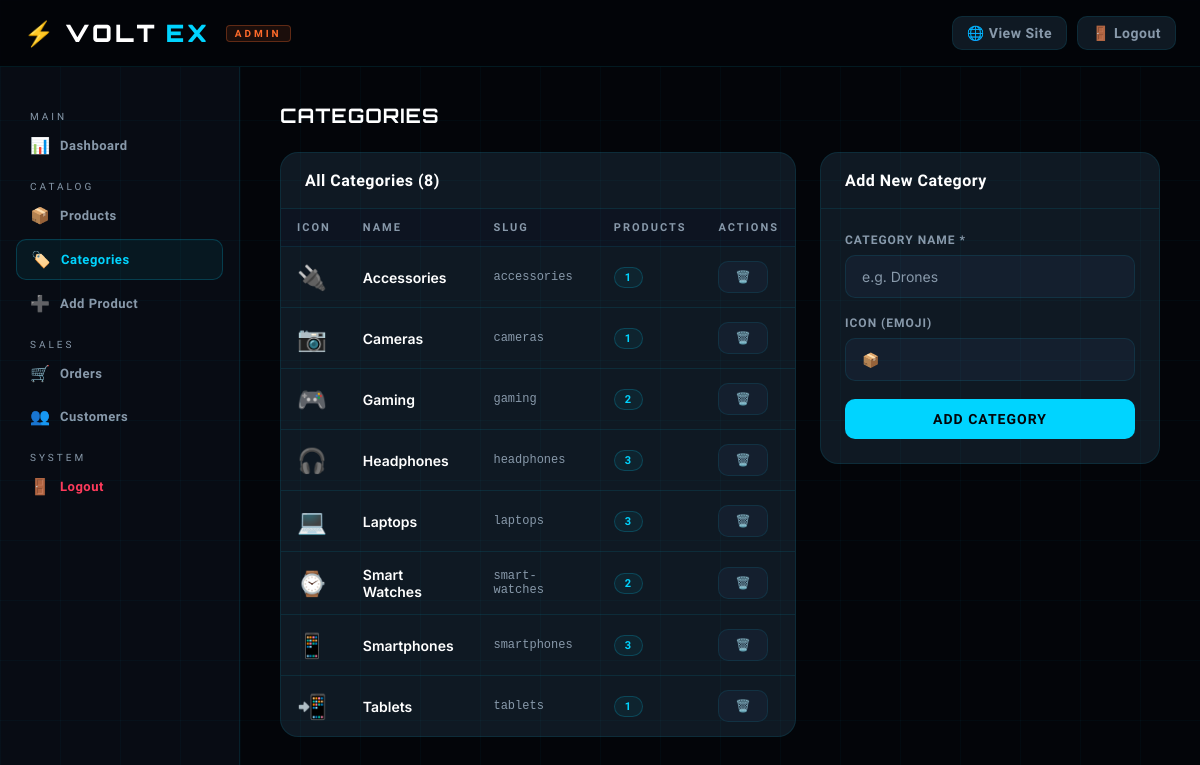
The app's page /admin/categories.php (signed in) with its own data.
### tables this page shows
CREATE TABLE IF NOT EXISTS categories (
    id          INT UNSIGNED AUTO_INCREMENT PRIMARY KEY,
    name        VARCHAR(100) NOT NULL,
    slug        VARCHAR(100) NOT NULL UNIQUE,
    icon        VARCHAR(10)  NOT NULL DEFAULT '📦',
    created_at  TIMESTAMP DEFAULT CURRENT_TIMESTAMP
);

### config.php (called while the page is built, shortened)
<?php
function h($s) { return htmlspecialchars($s ?? '', ENT_QUOTES, 'UTF-8'); }

### admin/categories.php (the view, shortened to what this page needs)
<?php
require_once __DIR__ . '/config.php';
$categories = mysqli_query($conn, "SELECT c.*, COUNT(p.id) as pcount FROM categories c LEFT JOIN products p ON p.category_id=c.id GROUP BY c.id ORDER BY c.name");
?>
<div style="display:flex; align-items:center; justify-content:space-between; margin-bottom:24px;">
  <h1 style="font-family:var(--font-head); font-size:20px; color:var(--white); letter-spacing:1px;">CATEGORIES</h1>
</div>
<div style="display:grid; grid-template-columns:1fr 340px; gap:24px; align-items:start;">
  <div class="card">
    <div class="card-header"><h2>All Categories (<?= mysqli_num_rows($categories) ?>)</h2></div>
    <div style="overflow-x:auto;">
      <table class="data-table">
        <thead><tr><th>Icon</th><th>Name</th><th>Slug</th><th>Products</th><th>Actions</th></tr></thead>
        <tbody>
          <?php while ($c = mysqli_fetch_assoc($categories)): ?>
          <tr>
            <td style="font-size:24px;"><?= $c['icon'] ?></td>
            <td style="font-weight:600; color:var(--white);"><?= h($c['name']) ?></td>
            <td style="font-family:monospace; font-size:12px; color:var(--text2);"><?= h($c['slug']) ?></td>
            <td><span class="badge badge-cyan"><?= $c['pcount'] ?></span></td>
            <td>
              <form method="POST" style="display:inline;" onsubmit="return confirm('Delete this category?')">
                <button type="submit" class="btn btn-ghost btn-sm" style="color:var(--danger);">🗑️</button>
              </form>
            </td>
          </tr>
          <?php endwhile; ?>
        </tbody>
      </table>
    </div>
  </div>
  <div class="card">
    <div class="card-header"><h2>Add New Category</h2></div>
    <div class="card-body">
      <form method="POST">
        <div class="form-group"><label>Category Name *</label><input type="text" name="name" class="form-control" required placeholder="e.g. Drones"></div>
        <div class="form-group"><label>Icon (Emoji)</label><input type="text" name="icon" class="form-control" value="📦" placeholder="e.g. 🚁"></div>
        <button type="submit" name="add_cat" class="btn btn-primary btn-full">Add Category</button>
      </form>
    </div>
  </div>
</div>

### css/style.css (style rules this page uses)
:root { --bg: #030509; --bg2: #080C14; --bg3: #0D1421; --surface: #0F1923; --surface2: #141F2E; --border: rgba(0,212,255,0.1); --border2: rgba(0,212,255,0.2); --cyan: #00D4FF; --cyan-dark: #0099BB; --cyan-glow: rgba(0,212,255,0.15); --cyan-soft: rgba(0,212,255,0.06); --orange: #FF6B2B; --orange-glow: rgba(255,107,43,0.2); --text: #E8EDF5; --text2: #8899AA; --text3: #5566778; --white: #FFFFFF; --success: #00E5A0; --warning: #FFB800; --danger: #FF3B5C; --font-head: 'Orbitron', monospace; --font-sub: 'Rajdhani', sans-serif; --font-body: 'Inter', sans-serif; --r: 10px; --r-lg: 18px; --shadow: 0 8px 40px rgba(0,0,0,0.6); --shadow-cyan: 0 0 30px rgba(0,212,255,0.15); }
*, *::before, *::after { margin:0; padding:0; box-sizing:border-box; }
html { scroll-behavior:smooth; }
body { font-family: var(--font-body); background: var(--bg); color: var(--text); min-height: 100vh; overflow-x: hidden; -webkit-font-smoothing: antialiased; }
body::before { content:''; position:fixed; inset:0; background-image: linear-gradient(rgba(0,212,255,0.03) 1px, transparent 1px), linear-gradient(90deg, rgba(0,212,255,0.03) 1px, transparent 1px); background-size:60px 60px; pointer-events:none; z-index:0; }
.btn { display:inline-flex; align-items:center; justify-content:center; gap:8px; font-family:var(--font-sub); font-size:14px; font-weight:700; letter-spacing:1px; text-transform:uppercase; padding:12px 28px; border-radius:var(--r); border:none; cursor:pointer; transition:all 0.2s; position:relative; overflow:hidden; }
.btn-primary { background:var(--cyan); color:var(--bg); }
.btn-ghost { background:var(--surface2); color:var(--text); border:1px solid var(--border); }
.btn-sm { padding:8px 16px; font-size:12px; }
.btn-full { width:100%; }
.form-group { margin-bottom:18px; }
.form-group label { display:block; font-family:var(--font-sub); font-size:12px; font-weight:600; letter-spacing:1px; text-transform:uppercase; color:var(--text2); margin-bottom:8px; }
.form-control { width:100%; padding:12px 16px; background:var(--surface2); border:1px solid var(--border); border-radius:var(--r); color:var(--text); font-family:var(--font-body); font-size:14px; outline:none; transition:border-color 0.2s, box-shadow 0.2s; }
.form-control::placeholder { color:var(--text2); }
.data-table { width:100%; border-collapse:collapse; }
.data-table th { padding:12px 16px; text-align:left; font-family:var(--font-sub); font-size:11px; letter-spacing:2px; text-transform:uppercase; color:var(--text2); background:var(--bg3); border-bottom:1px solid var(--border); }
.data-table td { padding:14px 16px; border-bottom:1px solid var(--border); font-size:14px; }
.data-table tr:last-child td { border-bottom:none; }
.badge { display:inline-flex; align-items:center; gap:4px; padding:3px 10px; border-radius:100px; font-size:11px; font-weight:600; font-family:var(--font-sub); letter-spacing:0.5px; }
.badge-cyan { background:var(--cyan-soft); border:1px solid var(--border2); color:var(--cyan); }
.card { background:var(--surface); border:1px solid var(--border); border-radius:var(--r-lg); overflow:hidden; }
.card-header { padding:18px 24px; border-bottom:1px solid var(--border); display:flex; align-items:center; justify-content:space-between; }
.card-header h2 { font-family:var(--font-sub); font-size:16px; font-weight:700; color:var(--white); letter-spacing:0.5px; }
.card-body { padding:24px; }

### records on screen
categories: icon "🔌", name "Accessories", slug "accessories", pcount "1"
categories: icon "📷", name "Cameras", slug "cameras", pcount "1"
categories: icon "🎮", name "Gaming", slug "gaming", pcount "2"
categories: icon "🎧", name "Headphones", slug "headphones", pcount "3"
categories: icon "💻", name "Laptops", slug "laptops", pcount "3"
categories: icon "⌚", name "Smart Watches", slug "smart-watches", pcount "2"
categories: icon "📱", name "Smartphones", slug "smartphones", pcount "3"
categories: icon "📲", name "Tablets", slug "tablets", pcount "1"

### other values on screen
mysqli_num_rows($categories) "8"
